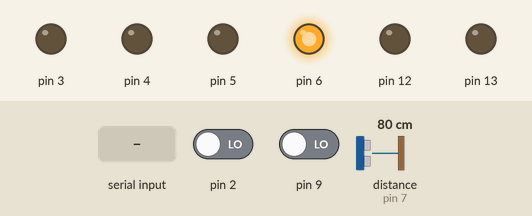
Simulated run of this sketch. Board: Arduino Uno, built with avr-gcc and run on an emulated ATmega328P. On the bench: output pins drawn as LEDs (lit = HIGH). Wiring (inferred from the names in the program): ultrasonic range finder: trigger pin 8; echo pin 7. Inputs (shaded band) come from the test bench; at power-on: pin 2 LOW, pin 9 LOW, distance to the obstacle (sensor on pin 7) 80 cm. The echo pulse lasts 58.3 µs per cm; pins used as bus, display or sensor lines are not drawn; what the sketch prints to the serial monitor is not drawn.

Above: at 1.8 s.
1.9 s: "p" received over the second serial link
At 2.23 s:
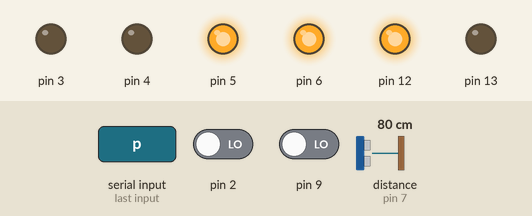
4.0 s: pin 2 driven HIGH
At 5.6 s:
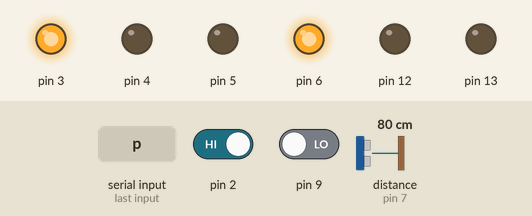
6.1 s: "f" received over the second serial link
At 7.6 s:
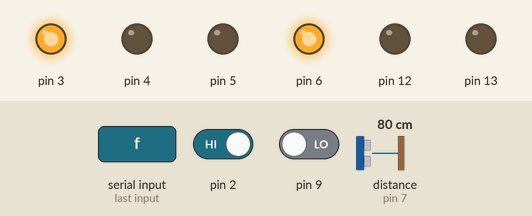
8.3 s: "r" received over the second serial link
At 10.1 s:
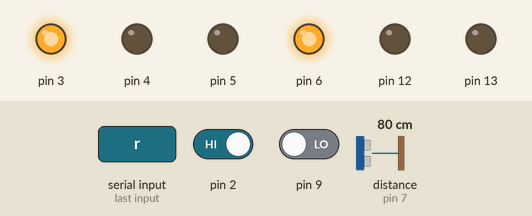
10.4 s: "q" received over the second serial link
At 11.13 s:
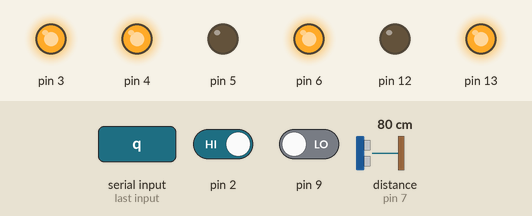
12.7 s: "p" received over the second serial link
At 13.67 s:
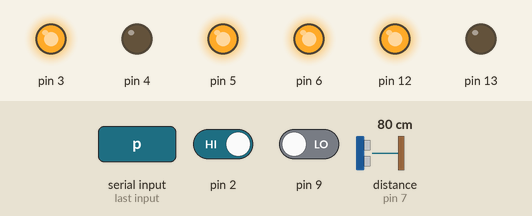
Timing chart, 0 to 15.7 s (numbered marks = the images above; inputs shaded):
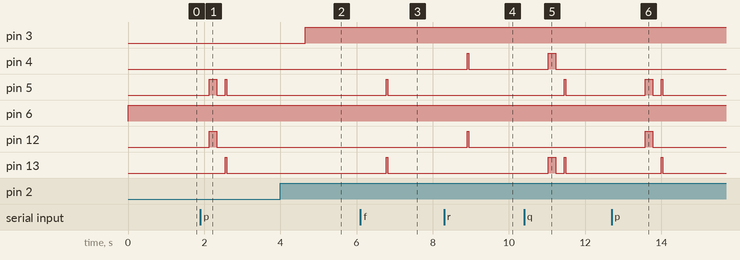

Measured:
- after the input at 1.9 s, pin 5: LOW → HIGH after 0.23 s, → LOW 0.20 s later, → HIGH 0.22 s later, → LOW 0.04 s later; pin 12: LOW → HIGH after 0.23 s, → LOW 0.20 s later; pin 13: LOW → HIGH after 0.66 s, → LOW 0.04 s later
- after the input at 4.0 s, pin 3: LOW → HIGH after 0.65 s
- after the input at 6.1 s, pin 5, pin 13: LOW → HIGH after 0.68 s, → LOW 0.04 s later
- after the input at 8.3 s, pin 4, pin 12: LOW → HIGH after 0.61 s, → LOW 0.04 s later
- after the input at 10.4 s, pin 4: LOW → HIGH after 0.63 s, → LOW 0.20 s later; pin 5: LOW → HIGH after 1.1 s, → LOW 0.04 s later; pin 13: LOW → HIGH after 0.63 s, → LOW 0.20 s later, → HIGH 0.22 s later, → LOW 0.04 s later
- after the input at 12.7 s, pin 5: LOW → HIGH after 0.88 s, → LOW 0.20 s later, → HIGH 0.22 s later, → LOW 0.04 s later; pin 12: LOW → HIGH after 0.88 s, → LOW 0.20 s later; pin 13: LOW → HIGH after 1.3 s, → LOW 0.04 s later

The sketch:

comp_robo.ino
```cpp
#include<SoftwareSerial.h>
SoftwareSerial bsc(10,11);
const int trigPin = 8;
const int echoPin = 7;
int smoke=9;

long duration;
int distance;
void distance_read();
void setup() {
  bsc.begin(9600);
  // put your setup code here, to run once:
  pinMode(trigPin,OUTPUT);
pinMode(echoPin, INPUT);

  pinMode(4,OUTPUT);
  pinMode(5,OUTPUT);
  pinMode(3,OUTPUT);
  pinMode(12,OUTPUT);
  pinMode(2,INPUT);
   pinMode(9,INPUT);
     pinMode(6,OUTPUT);
 pinMode(13,OUTPUT);
  Serial.begin(9600);

}

char x;
void loop()
{
  int smokesensor=digitalRead(9);
  Serial.println(smokesensor);
 if(smokesensor>=500){
   digitalWrite(6 ,LOW);
    bsc.println("SMOKE IS DETECTED!!!.. PLEASE ELERT");
     bsc.println("ROBOT STOPPED");
    digitalWrite(4,LOW);
  digitalWrite(5,LOW);
   digitalWrite(12,LOW);
  digitalWrite(13,LOW);

 }
 else{
   digitalWrite(6 ,HIGH);
   // bsc.println("SMOKE IS NOT DETECTED!!!");

 }
  int y;
   y=digitalRead(2);
   if(x=='l'){
    bsc.println("lights ON");
    digitalWrite(3,HIGH);
  }
  else{
    digitalWrite(3,LOW);

  }
    if(y!=0){
    digitalWrite(3 ,HIGH);
     }
  else{
    digitalWrite(3 , LOW);
  }

distance_read();
if(bsc.available() > 0)
{
   x = bsc.read();
    if(x=='l'){
    bsc.println("lights ON");
    digitalWrite(3,HIGH);
    delay(3000);
  }
    if(x=='o'){
    bsc.println("lights OFF");
    digitalWrite(3,LOW);
  }


   if(x=='s'){
    bsc.println("ROBOT STOPPED");
    digitalWrite(4,LOW);
  digitalWrite(5,LOW);
   digitalWrite(12,LOW);
  digitalWrite(13,LOW);
  }
  if(x=='f'){
    bsc.println("ROBOT MOVING FRONT");
    digitalWrite(4,LOW);
     digitalWrite(5,HIGH);
      digitalWrite(12,LOW);
  digitalWrite(13,HIGH);
  }
  if(x=='r'){
    bsc.println("ROBOT MOVING BACK");

    digitalWrite(4,HIGH);
    digitalWrite(5,LOW);
     digitalWrite(12,HIGH);
  digitalWrite(13,LOW);
  }
   if(x=='p'){
    bsc.println("ROBOT MOVING left");

    digitalWrite(4,LOW);
    digitalWrite(5,HIGH);
     digitalWrite(12,HIGH);
  digitalWrite(13,LOW);
  delay(200);
    digitalWrite(4,LOW);
  digitalWrite(5,LOW);
  digitalWrite(12,LOW);
  digitalWrite(13,LOW);
  delay(200);
   bsc.println("ROBOT MOVING FRONT");
    digitalWrite(4,LOW);
     digitalWrite(5,HIGH);
      digitalWrite(12,LOW);
  digitalWrite(13,HIGH);
  }
   if(x=='q'){
    bsc.println("ROBOT MOVING right");

    digitalWrite(4,HIGH);
    digitalWrite(5,LOW);
     digitalWrite(12,LOW);
  digitalWrite(13,HIGH);
  delay(200);
    digitalWrite(4,LOW);
  digitalWrite(5,LOW);
  digitalWrite(12,LOW);
  digitalWrite(13,LOW);
   delay(200);
   bsc.println("ROBOT MOVING FRONT");
    digitalWrite(4,LOW);
     digitalWrite(5,HIGH);
      digitalWrite(12,LOW);
  digitalWrite(13,HIGH);

  }

}


 if(distance<=500)
 {
  bsc.println("Obstacle detected...!!...ROBOT STOPPED");

    digitalWrite(4,LOW);
  digitalWrite(5,LOW);
  digitalWrite(12,LOW);
  digitalWrite(13,LOW);
  }
  delay(1000);

}

void distance_read()
{
   digitalWrite(trigPin, LOW);
delayMicroseconds(2);

digitalWrite(trigPin, HIGH);
delayMicroseconds(10);
digitalWrite(trigPin, LOW);

duration = pulseIn(echoPin, HIGH);

distance= (duration/2)*0.034;

if(distance>=0 && distance<500){
    Serial.println("Distance: ");
Serial.println(distance);
bsc.println(distance);
  }
}
```
